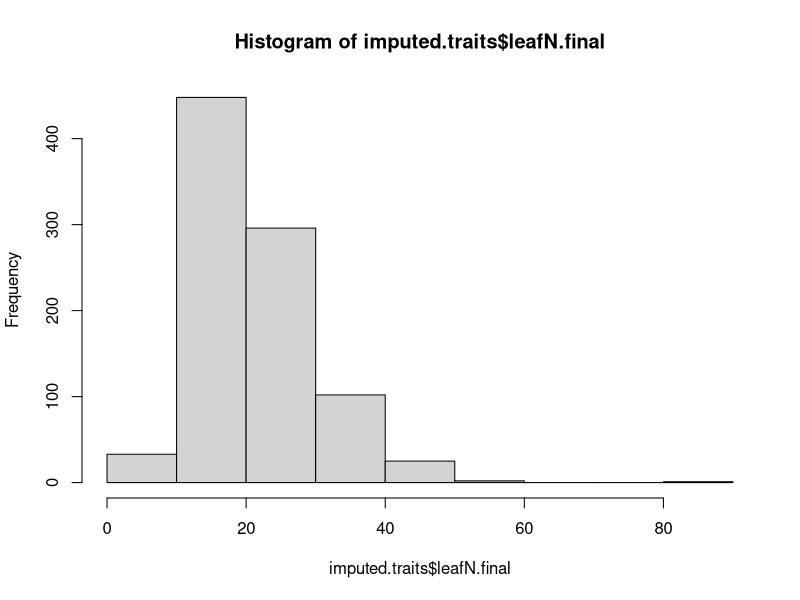
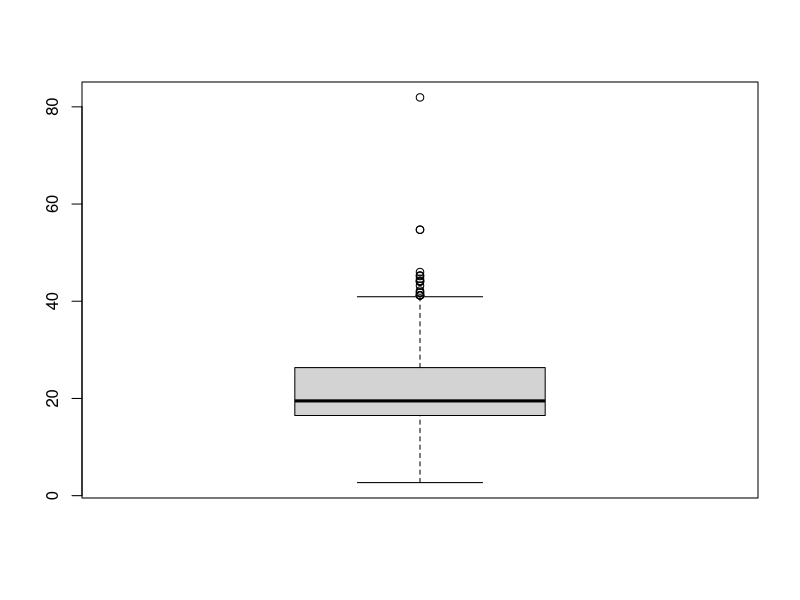
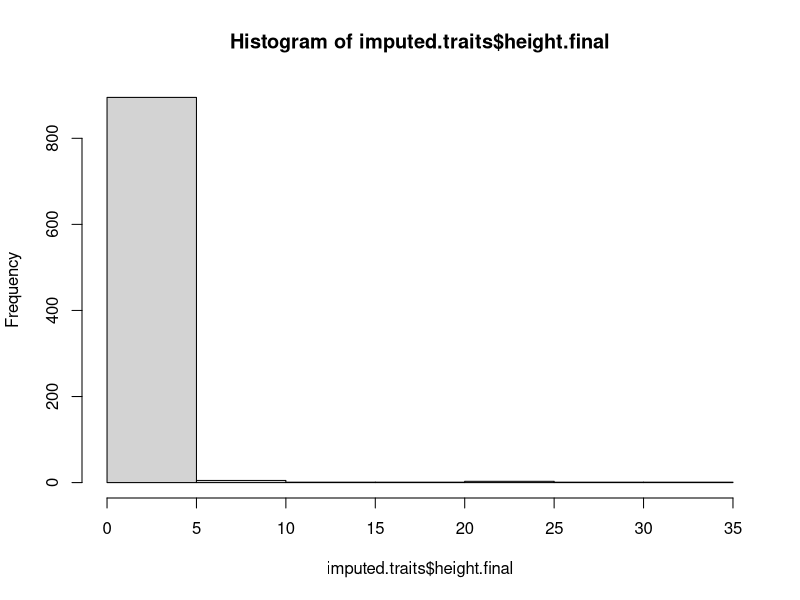
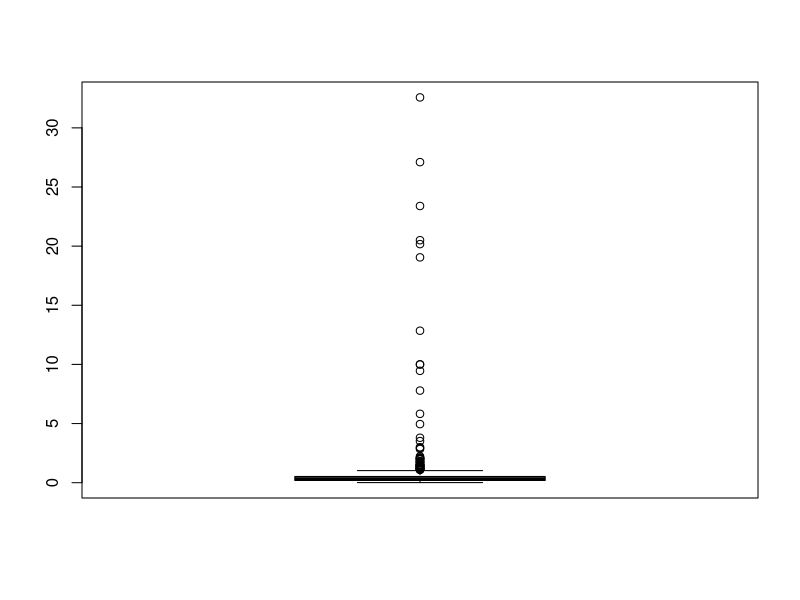
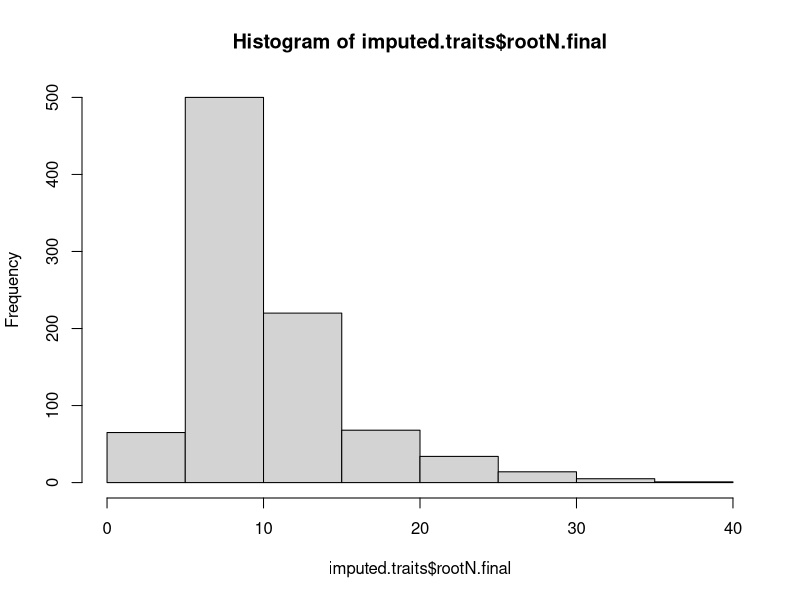
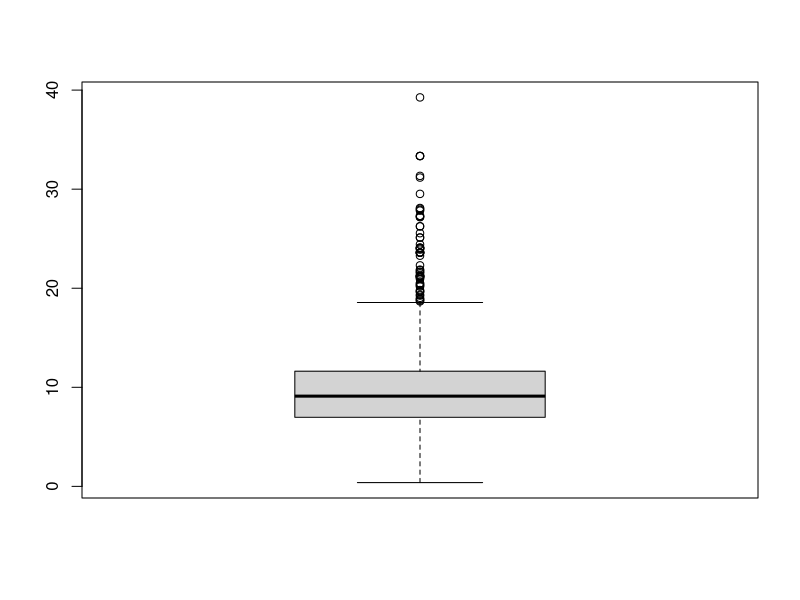
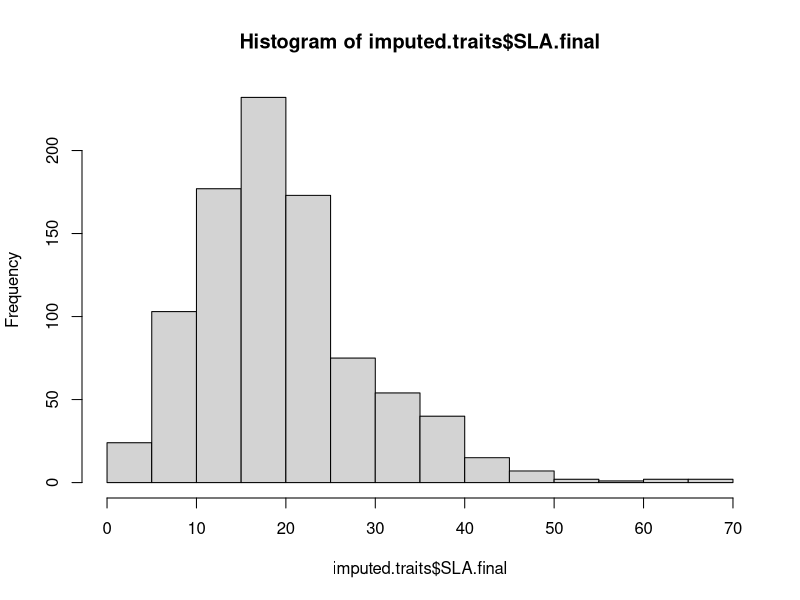
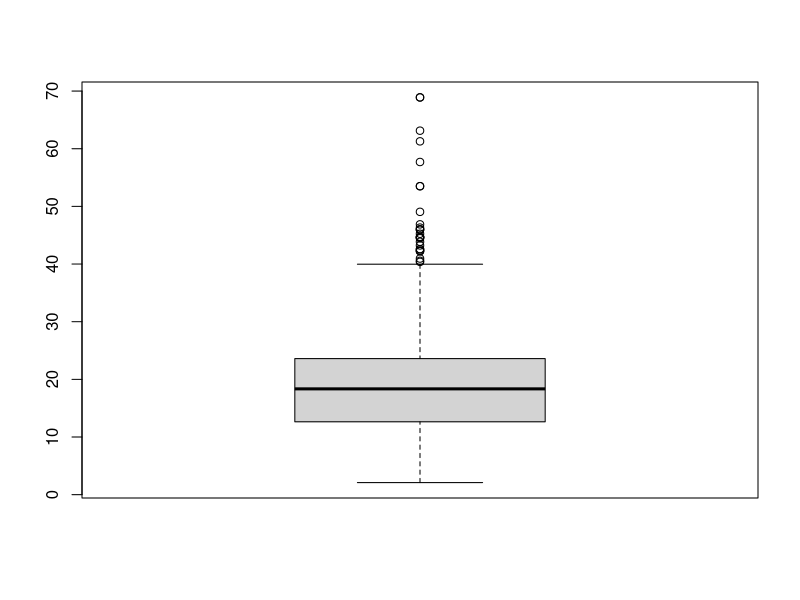

Recreate these plots in R, in order. (Note: this script raises an error after producing the figures.)
#### imputed.traits.final ####
# model of trait data with complete cases for all species

imputed.traits = read.csv("./Formatted.Data/Revisions/imputed.traits.final.csv",row.names = 1)

#### checking for trait outliers from trait data without woody species ####
# not going to remove outliers since need complete cases of traits for individuals to be included in analyses using lmer

hist(imputed.traits$leafN.final)
boxplot(imputed.traits$leafN.final)
mean = mean(imputed.traits$leafN.final, na.rm = TRUE)
std = sd(imputed.traits$leafN.final, na.rm = TRUE)
Tmin = mean-(3*std)
Tmax = mean+(3*std)
sort(imputed.traits$leafN.final[which(imputed.traits$leafN.final <Tmin | imputed.traits$leafN.final > Tmax)])
# removed leafN 46.00560 54.71597 54.71597 81.93849
# percent removed 
table(is.na(imputed.traits$leafN.final))
958-368
2/590*100 #0.34%

hist(imputed.traits$height.final)
boxplot(imputed.traits$height.final)
mean = mean(imputed.traits$height.final, na.rm = TRUE)
std = sd(imputed.traits$height.final, na.rm = TRUE)
Tmin = mean-(3*std)
Tmax = mean+(3*std)
sort(imputed.traits$height.final[which(imputed.traits$height.final <Tmin | imputed.traits$height.final > Tmax)])
# removed height 7.787850  9.457333 10.000000 10.000000 12.848467 19.050000 20.170667 20.501000 23.394667 27.101857 32.573656
# percent removed 
table(is.na(imputed.traits$height.final))
958-216
14/742*100 #1.89%

hist(imputed.traits$rootN.final)
boxplot(imputed.traits$rootN.final)
mean = mean(imputed.traits$rootN.final, na.rm = TRUE)
std = sd(imputed.traits$rootN.final, na.rm = TRUE)
Tmin = mean-(3*std)
Tmax = mean+(3*std)
sort(imputed.traits$rootN.final[which(imputed.traits$rootN.final <Tmin | imputed.traits$rootN.final > Tmax)])
# remove rootN 25.55616 - 39.26274
# percent removed 
table(is.na(imputed.traits$rootN.final))
958-613
6/345*100 #1.74%

hist(imputed.traits$SLA.final)
boxplot(imputed.traits$SLA.final)
mean = mean(imputed.traits$SLA.final, na.rm = TRUE)
std = sd(imputed.traits$SLA.final, na.rm = TRUE)
Tmin = mean-(3*std)
Tmax = mean+(3*std)
sort(imputed.traits$SLA.final[which(imputed.traits$SLA.final <Tmin | imputed.traits$SLA.final > Tmax)])
# remove SLA: 49.05439 53.50000 53.50000 57.70000 61.28000 63.13000 68.90000 68.90000
# percent removed 
table(is.na(imputed.traits$SLA.final))
958-244
8/714*100 #1.12%

hist(imputed.traits$root.depth.final)
boxplot(imputed.traits$root.depth.final)
mean = mean(imputed.traits$root.depth.final, na.rm = TRUE)
std = sd(imputed.traits$root.depth.final, na.rm = TRUE)
Tmin = mean-(3*std)
Tmax = mean+(3*std)
sort(imputed.traits$root.depth.final[which(imputed.traits$root.depth.final <Tmin | imputed.traits$root.depth.final > Tmax)])
# remove depth 2.915000 - 6.451600
# percent removed 
table(is.na(imputed.traits$root.depth.final))
958-478
15/480*100 #3.13%

hist(imputed.traits$RTD.final)
boxplot(imputed.traits$RTD.final)
mean = mean(imputed.traits$RTD.final, na.rm = TRUE)
std = sd(imputed.traits$RTD.final, na.rm = TRUE)
Tmin = mean-(3*std)
Tmax = mean+(3*std)
sort(imputed.traits$RTD.final[which(imputed.traits$RTD.final <Tmin | imputed.traits$RTD.final > Tmax)])
# remove RTD 0.7460162 - 1.4757011
# percent removed 
table(is.na(imputed.traits$RTD.final))
958-581
1/377*100 #0.27%

hist(imputed.traits$SRL.final)
boxplot(imputed.traits$SRL.final)
mean = mean(imputed.traits$SRL.final, na.rm = TRUE)
std = sd(imputed.traits$SRL.final, na.rm = TRUE)
Tmin = mean-(3*std)
Tmax = mean+(3*std)
sort(imputed.traits$SRL.final[which(imputed.traits$SRL.final <Tmin | imputed.traits$SRL.final > Tmax)])
# remove SRL 437.3523-808.0298
# percent removed 
table(is.na(imputed.traits$SRL.final))
958-575
10/383*100 #2.61%

hist(imputed.traits$rootDiam.final)
boxplot(imputed.traits$rootDiam.final)
mean = mean(imputed.traits$rootDiam.final, na.rm = TRUE)
std = sd(imputed.traits$rootDiam.final, na.rm = TRUE)
Tmin = mean-(3*std)
Tmax = mean+(3*std)
sort(imputed.traits$rootDiam.final[which(imputed.traits$rootDiam.final <Tmin | imputed.traits$rootDiam.final > Tmax)])
# remove diam 1.200000 1.396500 1.640000 1.850000 1.963333 4.830000
# percent removed 
table(is.na(imputed.traits$rootDiam.final))
958-556
4/402*100 #0.995%

hist(imputed.traits$RMF.final)
boxplot(imputed.traits$RMF.final)
mean = mean(imputed.traits$RMF.final, na.rm = TRUE)
std = sd(imputed.traits$RMF.final, na.rm = TRUE)
Tmin = mean-(3*std)
Tmax = mean+(3*std)
sort(imputed.traits$RMF.final[which(imputed.traits$RMF.final <Tmin | imputed.traits$RMF.final > Tmax)])
# remove RMF: 0.7670084 0.7670084 0.7670084 0.7670084 0.7768355 0.7995028 0.7995028 0.8274671 0.8274671 0.8630137
# percent removed 
table(is.na(imputed.traits$RMF.final))
958-556
4/402*100 #0.995%


# 94 total removed because some removed with multiple traits
imputed.traits.2 = imputed.traits %>%
  filter(round(leafN.final, 5) < 46.00560) %>% # 4
  filter(round(height.final, 5) < 7.787850) %>% # 11
  filter(round(rootN.final, 5) < 25.55616) %>% # 18
  filter(round(SLA.final, 5) < 49.05439) %>% # 8
  filter(round(root.depth.final, 5) < 2.915000) %>% # 15
  filter(round(RTD.final, 5) < 0.7460162) %>% # 11
  filter(round(SRL.final, 5) < 437.3523) %>% # 21
  filter(round(rootDiam.final, 5) < 1.200000) %>% # 6
  filter(round(RMF.final, 5) < 0.7670084) # 10


# look at correlations between traits
cor.traits.impute = cor(imputed.traits.2[,c(26:34)],use = "pairwise") 
corrplot(cor.traits.impute, method="number",tl.col = "black", bg = "gray70",is.corr = TRUE,
         col.lim = c(-1,1), col = COL2('BrBG', 200), addgrid.col = "black")
# highest correlation is -0.31 and 0.35

imputed.traits.3 = scale(imputed.traits.2[,c(26:34)])
imputed.traits.4 = cbind(imputed.traits.2[,c(1:3)],imputed.traits.3)

# 907 data points estimating 11 variables

imputed.traits.model = lmer(cover.change ~ leafN.final + height.final + rootN.final + SLA.final + root.depth.final + rootDiam.final +
                              SRL.final + RTD.final + RMF.final + (1|site_code) + (1|Taxon), data = imputed.traits.4)
summary(imputed.traits.model)
# nothing significant

plot(imputed.traits.model)
output.plot = allEffects(imputed.traits.model)
plot(output.plot)
hist(resid(imputed.traits.model))

# Add interaction between RTD and SRL

imputed.traits.model.interact = lmer(cover.change ~ leafN.final + height.final + rootN.final + SLA.final + root.depth.final + rootDiam.final +
                                       SRL.final + RTD.final + RMF.final + SRL.final*RTD.final + (1|site_code) + (1|Taxon), data = imputed.traits.4)
summary(imputed.traits.model.interact)
# nothing is significant

#### imputed.traits.final lifespan ####

imputed.traits = read.csv("./Formatted.Data/Revisions/imputed.traits.final.csv",row.names = 1)

table(imputed.traits$local_lifespan)

annual.imputed = imputed.traits %>%
  filter(local_lifespan == "ANNUAL")
perennial.imputed = imputed.traits %>%
  filter(local_lifespan == "PERENNIAL")


# 19 total removed because some removed with multiple traits
annual.imputed.2 = annual.imputed %>%
  filter(round(leafN.final, 5) < 46.00560) %>% # 4
  filter(round(height.final, 5) < 7.787850) %>% # 11
  filter(round(rootN.final, 5) < 25.55616) %>% # 18
  filter(round(SLA.final, 5) < 49.05439) %>% # 8
  filter(round(root.depth.final, 5) < 2.915000) %>% # 15
  filter(round(RTD.final, 5) < 0.7460162) %>% # 11
  filter(round(SRL.final, 5) < 437.3523) %>% # 21
  filter(round(rootDiam.final, 5) < 1.200000) %>% # 6
  filter(round(RMF.final, 5) < 0.7670084) # 10

annual.imputed.3 = scale(annual.imputed.2[,c(26:34)])
annual.imputed.4 = cbind(annual.imputed.2[,c(1:3)],annual.imputed.3)

annual.impute.model = lmer(cover.change ~ leafN.final + height.final + rootN.final + SLA.final + root.depth.final + rootDiam.final +
                             SRL.final + RTD.final + RMF.final + (1|site_code) + (1|Taxon), data = annual.imputed.4)
summary(annual.impute.model)

# 74 total removed because some removed with multiple traits
perennial.imputed.2 = perennial.imputed %>%
  filter(round(leafN.final, 5) < 46.00560) %>% # 4
  filter(round(height.final, 5) < 7.787850) %>% # 11
  filter(round(rootN.final, 5) < 25.55616) %>% # 18
  filter(round(SLA.final, 5) < 49.05439) %>% # 8
  filter(round(root.depth.final, 5) < 2.915000) %>% # 15
  filter(round(RTD.final, 5) < 0.7460162) %>% # 11
  filter(round(SRL.final, 5) < 437.3523) %>% # 21
  filter(round(rootDiam.final, 5) < 1.200000) %>% # 6
  filter(round(RMF.final, 5) < 0.7670084) # 10

perennial.imputed.3 = scale(perennial.imputed.2[,c(26:34)])
perennial.imputed.4 = cbind(perennial.imputed.2[,c(1:3)],perennial.imputed.3)

perennial.impute.model = lmer(cover.change ~ leafN.final + height.final + rootN.final + SLA.final + root.depth.final + rootDiam.final +
                                SRL.final + RTD.final + RMF.final + (1|site_code) + (1|Taxon), data = perennial.imputed.4)
summary(perennial.impute.model)
# RTD is significant

#### imputed.traits.final functional group ####

imputed.traits = read.csv("./Formatted.Data/Revisions/imputed.traits.final.csv",row.names = 1)

table(imputed.traits$functional_group)

forb.imputed = imputed.traits %>%
  filter(functional_group == "FORB")
grass.imputed = imputed.traits %>%
  filter(functional_group == "GRASS")

# 29 total removed because some removed with multiple traits
forb.imputed.2 = forb.imputed %>%
  filter(round(leafN.final, 5) < 46.00560) %>% # 4
  filter(round(height.final, 5) < 7.787850) %>% # 11
  filter(round(rootN.final, 5) < 25.55616) %>% # 18
  filter(round(SLA.final, 5) < 49.05439) %>% # 8
  filter(round(root.depth.final, 5) < 2.915000) %>% # 15
  filter(round(RTD.final, 5) < 0.7460162) %>% # 11
  filter(round(SRL.final, 5) < 437.3523) %>% # 21
  filter(round(rootDiam.final, 5) < 1.200000) %>% # 6
  filter(round(RMF.final, 5) < 0.7670084) # 10

forb.imputed.3 = scale(forb.imputed.2[,c(26:34)])
forb.imputed.4 = cbind(forb.imputed.2[,c(1:3)],forb.imputed.3)

forb.impute.model = lmer(cover.change ~ leafN.final + height.final + rootN.final + SLA.final + root.depth.final + rootDiam.final +
                           SRL.final + RTD.final + RMF.final + (1|site_code) + (1|Taxon), data = forb.imputed.4)
summary(forb.impute.model)

# 14 total removed because some removed with multiple traits
grass.imputed.2 = grass.imputed %>%
  filter(round(leafN.final, 5) < 46.00560) %>% # 4
  filter(round(height.final, 5) < 7.787850) %>% # 11
  filter(round(rootN.final, 5) < 25.55616) %>% # 18
  filter(round(SLA.final, 5) < 49.05439) %>% # 8
  filter(round(root.depth.final, 5) < 2.915000) %>% # 15
  filter(round(RTD.final, 5) < 0.7460162) %>% # 11
  filter(round(SRL.final, 5) < 437.3523) %>% # 21
  filter(round(rootDiam.final, 5) < 1.200000) %>% # 6
  filter(round(RMF.final, 5) < 0.7670084) # 10

grass.imputed.3 = scale(grass.imputed.2[,c(26:34)])
grass.imputed.4 = cbind(grass.imputed.2[,c(1:3)],grass.imputed.3)

grass.impute.model = lmer(cover.change ~ leafN.final + height.final + rootN.final + SLA.final + root.depth.final + rootDiam.final +
                            SRL.final + RTD.final + RMF.final + (1|site_code) + (1|Taxon), data = grass.imputed.4)
summary(grass.impute.model)


#### imputed.traits.final lifespan x functional group ####

imputed.traits = read.csv("./Formatted.Data/Revisions/imputed.traits.final.csv",row.names = 1)

table(imputed.traits$functional_group,imputed.traits$local_lifespan)
# annual forb
# perennial forb
# perennial grass

annual.forb.imputed = imputed.traits %>%
  filter(functional_group == "FORB" & local_lifespan == "ANNUAL")
perennial.forb.imputed = imputed.traits %>%
  filter(functional_group == "FORB" & local_lifespan == "PERENNIAL")
perennial.grass.imputed = imputed.traits %>%
  filter(functional_group == "GRASS" & local_lifespan == "PERENNIAL")


# 3 total removed because some removed with multiple traits
annual.forb.imputed.2 = annual.forb.imputed %>%
  filter(round(leafN.final, 5) < 46.00560) %>% # 4
  filter(round(height.final, 5) < 7.787850) %>% # 11
  filter(round(rootN.final, 5) < 25.55616) %>% # 18
  filter(round(SLA.final, 5) < 49.05439) %>% # 8
  filter(round(root.depth.final, 5) < 2.915000) %>% # 15
  filter(round(RTD.final, 5) < 0.7460162) %>% # 11
  filter(round(SRL.final, 5) < 437.3523) %>% # 21
  filter(round(rootDiam.final, 5) < 1.200000) %>% # 6
  filter(round(RMF.final, 5) < 0.7670084) # 10

annual.forb.imputed.3 = scale(annual.forb.imputed.2[,c(26:34)])
annual.forb.imputed.4 = cbind(annual.forb.imputed.2[,c(1:3)],annual.forb.imputed.3)

annual.forb.impute.model = lmer(cover.change ~ leafN.final + height.final + rootN.final + SLA.final + root.depth.final + rootDiam.final +
                                  SRL.final + RTD.final + RMF.final + (1|site_code) + (1|Taxon), data = annual.forb.imputed.4)
summary(annual.forb.impute.model)

# 25 removed
perennial.forb.imputed.2 = perennial.forb.imputed %>%
  filter(round(leafN.final, 5) < 46.00560) %>% # 4
  filter(round(height.final, 5) < 7.787850) %>% # 11
  filter(round(rootN.final, 5) < 25.55616) %>% # 18
  filter(round(SLA.final, 5) < 49.05439) %>% # 8
  filter(round(root.depth.final, 5) < 2.915000) %>% # 15
  filter(round(RTD.final, 5) < 0.7460162) %>% # 11
  filter(round(SRL.final, 5) < 437.3523) %>% # 21
  filter(round(rootDiam.final, 5) < 1.200000) %>% # 6
  filter(round(RMF.final, 5) < 0.7670084) # 10

perennial.forb.imputed.3 = scale(perennial.forb.imputed.2[,c(26:34)])
perennial.forb.imputed.4 = cbind(perennial.forb.imputed.2[,c(1:3)],perennial.forb.imputed.3)

perennial.forb.impute.model = lmer(cover.change ~ leafN.final + height.final + rootN.final + SLA.final + root.depth.final + rootDiam.final +
                                     SRL.final + RTD.final + RMF.final + (1|site_code) + (1|Taxon), data = perennial.forb.imputed.4)
summary(perennial.forb.impute.model)

# 4 removed
perennial.grass.imputed.2 = perennial.grass.imputed %>%
  filter(round(leafN.final, 5) < 46.00560) %>% # 4
  filter(round(height.final, 5) < 7.787850) %>% # 11
  filter(round(rootN.final, 5) < 25.55616) %>% # 18
  filter(round(SLA.final, 5) < 49.05439) %>% # 8
  filter(round(root.depth.final, 5) < 2.915000) %>% # 15
  filter(round(RTD.final, 5) < 0.7460162) %>% # 11
  filter(round(SRL.final, 5) < 437.3523) %>% # 21
  filter(round(rootDiam.final, 5) < 1.200000) %>% # 6
  filter(round(RMF.final, 5) < 0.7670084) # 10

perennial.grass.imputed.3 = scale(perennial.grass.imputed.2[,c(26:34)])
perennial.grass.imputed.4 = cbind(perennial.grass.imputed.2[,c(1:3)],perennial.grass.imputed.3)

perennial.grass.impute.model = lmer(cover.change ~ leafN.final + height.final + rootN.final + SLA.final + root.depth.final + rootDiam.final +
                                      SRL.final + RTD.final + RMF.final + (1|site_code) + (1|Taxon), data = perennial.grass.imputed.4)
summary(perennial.grass.impute.model)



